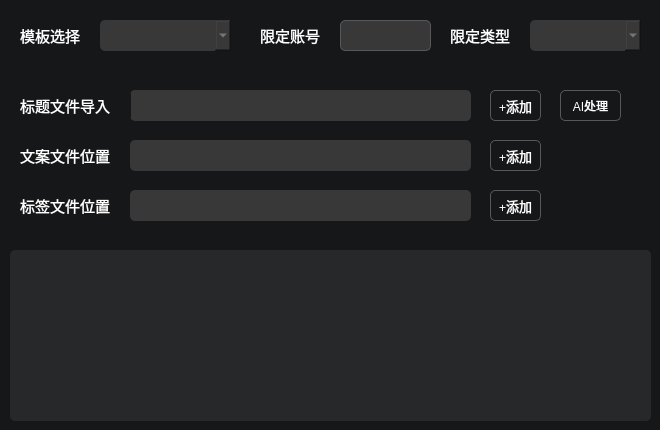
        <widget class="QWidget" name="widget_2" native="true">
         <property name="sizePolicy">
          <sizepolicy hsizetype="Preferred" vsizetype="Preferred">
           <horstretch>0</horstretch>
           <verstretch>0</verstretch>
          </sizepolicy>
         </property>
         <property name="minimumSize">
          <size>
           <width>660</width>
           <height>0</height>
          </size>
         </property>
         <property name="focusPolicy">
          <enum>Qt::NoFocus</enum>
         </property>
         <property name="layoutDirection">
          <enum>Qt::LeftToRight</enum>
         </property>
         <property name="styleSheet">
          <string notr="true">QWidget {
       background-color: rgb(22, 23, 25);
		border-radius: 5px;
    }
</string>
         </property>
         <widget class="QLabel" name="titleFileLabel">
          <property name="geometry">
           <rect>
            <x>130</x>
            <y>90</y>
            <width>341</width>
            <height>31</height>
           </rect>
          </property>
          <property name="styleSheet">
           <string notr="true">background-color: rgb(56, 56, 56);
color: rgb(153, 153, 153);
</string>
          </property>
          <property name="text">
           <string/>
          </property>
         </widget>
         <widget class="QLabel" name="label_2">
          <property name="geometry">
           <rect>
            <x>20</x>
            <y>90</y>
            <width>111</width>
            <height>31</height>
           </rect>
          </property>
          <property name="font">
           <font>
            <family>黑体</family>
            <pointsize>11</pointsize>
           </font>
          </property>
          <property name="styleSheet">
           <string notr="true">color: rgb(255, 255, 255);</string>
          </property>
          <property name="text">
           <string>标题文件导入</string>
          </property>
         </widget>
         <widget class="QPushButton" name="openTilteFileButton">
          <property name="geometry">
           <rect>
            <x>490</x>
            <y>90</y>
            <width>51</width>
            <height>31</height>
           </rect>
          </property>
          <property name="font">
           <font>
            <family>黑体</family>
            <pointsize>10</pointsize>
           </font>
          </property>
          <property name="styleSheet">
           <string notr="true"> QPushButton {
	color: rgb(255, 255, 255);
	border: 1px solid;
    border-color: rgb(88, 88, 88); 
}
QPushButton:hover {
     border: 2px solid  rgb(19, 171, 234);
	 color: rgb(19, 171, 234);
}
QPushButton:pressed {
    background-color: rgb(19, 171, 234);
	color: rgb(255, 255, 255);
}
</string>
          </property>
          <property name="text">
           <string>+添加</string>
          </property>
         </widget>
         <widget class="QLabel" name="label_3">
          <property name="geometry">
           <rect>
            <x>20</x>
            <y>140</y>
            <width>111</width>
            <height>31</height>
           </rect>
          </property>
          <property name="font">
           <font>
            <family>黑体</family>
            <pointsize>11</pointsize>
           </font>
          </property>
          <property name="styleSheet">
           <string notr="true">color: rgb(255, 255, 255);</string>
          </property>
          <property name="text">
           <string>文案文件位置</string>
          </property>
         </widget>
         <widget class="QLabel" name="copyFileLabel">
          <property name="geometry">
           <rect>
            <x>130</x>
            <y>140</y>
            <width>341</width>
            <height>31</height>
           </rect>
          </property>
          <property name="styleSheet">
           <string notr="true">background-color: rgb(56, 56, 56);
color: rgb(153, 153, 153);
</string>
          </property>
          <property name="text">
           <string/>
          </property>
         </widget>
         <widget class="QLabel" name="label_5">
          <property name="geometry">
           <rect>
            <x>20</x>
            <y>190</y>
            <width>111</width>
            <height>31</height>
           </rect>
          </property>
          <property name="font">
           <font>
            <family>黑体</family>
            <pointsize>11</pointsize>
           </font>
          </property>
          <property name="styleSheet">
           <string notr="true">color: rgb(255, 255, 255);</string>
          </property>
          <property name="text">
           <string>标签文件位置</string>
          </property>
         </widget>
         <widget class="QLabel" name="labelFilelabel">
          <property name="geometry">
           <rect>
            <x>130</x>
            <y>190</y>
            <width>341</width>
            <height>31</height>
           </rect>
          </property>
          <property name="styleSheet">
           <string notr="true">background-color: rgb(56, 56, 56);
color: rgb(153, 153, 153);</string>
          </property>
          <property name="text">
           <string/>
          </property>
         </widget>
         <widget class="QPushButton" name="aiProductButton">
          <property name="geometry">
           <rect>
            <x>560</x>
            <y>90</y>
            <width>61</width>
            <height>31</height>
           </rect>
          </property>
          <property name="styleSheet">
           <string notr="true"> QPushButton {
	color: rgb(255, 255, 255);
	border: 1px solid;
	border-radius: 5px;
    border-color: rgb(88, 88, 88); 
}
QPushButton:hover {
     border: 2px solid  rgb(19, 171, 234);
	 color: rgb(19, 171, 234);
}
QPushButton:pressed {
    background-color: rgb(19, 171, 234);
	color: rgb(255, 255, 255);
}
</string>
          </property>
          <property name="text">
           <string>AI处理</string>
          </property>
         </widget>
         <widget class="QPushButton" name="openCopyFileButton">
          <property name="geometry">
           <rect>
            <x>490</x>
            <y>140</y>
            <width>51</width>
            <height>31</height>
           </rect>
          </property>
          <property name="font">
           <font>
            <family>黑体</family>
            <pointsize>10</pointsize>
           </font>
          </property>
          <property name="styleSheet">
           <string notr="true"> QPushButton {
	color: rgb(255, 255, 255);
	border: 1px solid;
    border-color: rgb(88, 88, 88); 
}
QPushButton:hover {
     border: 2px solid  rgb(19, 171, 234);
	 color: rgb(19, 171, 234);
}
QPushButton:pressed {
    background-color: rgb(19, 171, 234);
	color: rgb(255, 255, 255);
}
</string>
          </property>
          <property name="text">
           <string>+添加</string>
          </property>
         </widget>
         <widget class="QPushButton" name="openLabelFileButton">
          <property name="geometry">
           <rect>
            <x>490</x>
            <y>190</y>
            <width>51</width>
            <height>31</height>
           </rect>
          </property>
          <property name="font">
           <font>
            <family>黑体</family>
            <pointsize>10</pointsize>
           </font>
          </property>
          <property name="styleSheet">
           <string notr="true"> QPushButton {
	color: rgb(255, 255, 255);
	border: 1px solid;
    border-color: rgb(88, 88, 88); 
}
QPushButton:hover {
     border: 2px solid  rgb(19, 171, 234);
	 color: rgb(19, 171, 234);
}
QPushButton:pressed {
    background-color: rgb(19, 171, 234);
	color: rgb(255, 255, 255);
}
</string>
          </property>
          <property name="text">
           <string>+添加</string>
          </property>
         </widget>
         <widget class="QLineEdit" name="accountNameLineEdit">
          <property name="geometry">
           <rect>
            <x>340</x>
            <y>20</y>
            <width>91</width>
            <height>31</height>
           </rect>
          </property>
          <property name="font">
           <font>
            <pointsize>10</pointsize>
           </font>
          </property>
          <property name="styleSheet">
           <string notr="true">color: rgb(153, 153, 153);
background-color: rgb(56, 56, 56);
border: 1px solid;
border-color: rgb(88, 88, 88); </string>
          </property>
         </widget>
         <widget class="QLabel" name="label_17">
          <property name="geometry">
           <rect>
            <x>260</x>
            <y>20</y>
            <width>71</width>
            <height>31</height>
           </rect>
          </property>
          <property name="font">
           <font>
            <family>黑体</family>
            <pointsize>11</pointsize>
           </font>
          </property>
          <property name="styleSheet">
           <string notr="true">color: rgb(255, 255, 255);</string>
          </property>
          <property name="text">
           <string>限定账号</string>
          </property>
         </widget>
         <widget class="QComboBox" name="videoModelSetComboBox">
          <property name="geometry">
           <rect>
            <x>100</x>
            <y>20</y>
            <width>131</width>
            <height>31</height>
           </rect>
          </property>
          <property name="styleSheet">
           <string notr="true">background-color: rgb(56, 56, 56);
color: rgb(153, 153, 153);</string>
          </property>
         </widget>
         <widget class="QLabel" name="label_15">
          <property name="geometry">
           <rect>
            <x>20</x>
            <y>20</y>
            <width>71</width>
            <height>31</height>
           </rect>
          </property>
          <property name="font">
           <font>
            <family>黑体</family>
            <pointsize>11</pointsize>
           </font>
          </property>
          <property name="styleSheet">
           <string notr="true">color: rgb(255, 255, 255);</string>
          </property>
          <property name="text">
           <string>模板选择</string>
          </property>
         </widget>
         <widget class="QComboBox" name="videoTypeComboBox">
          <property name="geometry">
           <rect>
            <x>530</x>
            <y>20</y>
            <width>111</width>
            <height>31</height>
           </rect>
          </property>
          <property name="styleSheet">
           <string notr="true">background-color: rgb(56, 56, 56);
color: rgb(153, 153, 153);</string>
          </property>
         </widget>
         <widget class="QLabel" name="label_18">
          <property name="geometry">
           <rect>
            <x>450</x>
            <y>20</y>
            <width>71</width>
            <height>31</height>
           </rect>
          </property>
          <property name="font">
           <font>
            <family>黑体</family>
            <pointsize>11</pointsize>
           </font>
          </property>
          <property name="styleSheet">
           <string notr="true">color: rgb(255, 255, 255);</string>
          </property>
          <property name="text">
           <string>限定类型</string>
          </property>
         </widget>
         <widget class="QWidget" name="widget_10" native="true">
          <property name="geometry">
           <rect>
            <x>10</x>
            <y>250</y>
            <width>641</width>
            <height>171</height>
           </rect>
          </property>
          <property name="styleSheet">
           <string notr="true">background-color: rgb(39, 40, 42);</string>
          </property>
          <widget class="QTextEdit" name="run_label">
           <property name="geometry">
            <rect>
             <x>0</x>
             <y>19</y>
             <width>641</width>
             <height>141</height>
            </rect>
           </property>
           <property name="font">
            <font>
             <family>黑体</family>
             <pointsize>10</pointsize>
            </font>
           </property>
           <property name="styleSheet">
            <string notr="true">background-color: rgb(39, 40, 42);
color: rgb(76, 77, 79);</string>
           </property>
          </widget>
         </widget>
        </widget>
